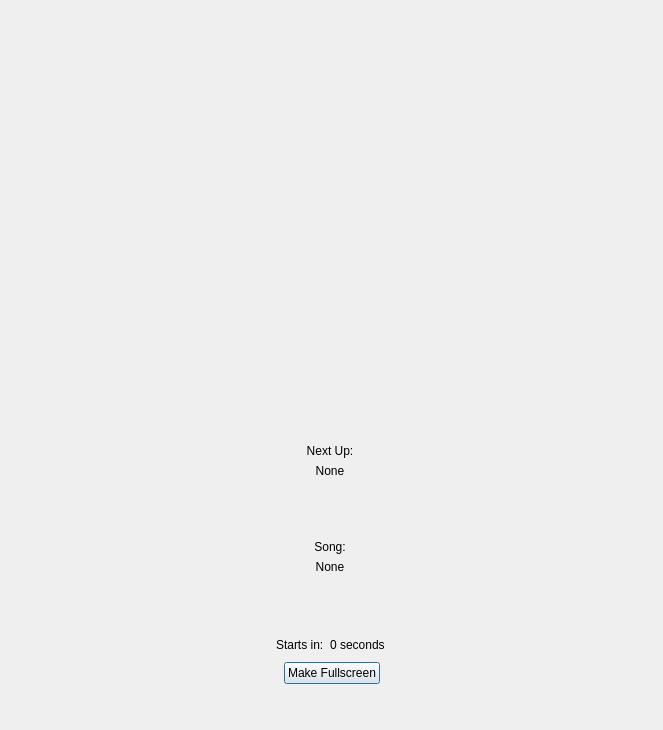
<?xml version="1.0" encoding="UTF-8"?>
<ui version="4.0">
 <class>DlgCdg</class>
 <widget class="QDialog" name="DlgCdg">
  <property name="geometry">
   <rect>
    <x>0</x>
    <y>0</y>
    <width>663</width>
    <height>730</height>
   </rect>
  </property>
  <property name="windowTitle">
   <string>CDG Display</string>
  </property>
  <property name="windowIcon">
   <iconset resource="resources.qrc">
    <normaloff>:/icons/Icons/autokjicon.svg</normaloff>:/icons/Icons/autokjicon.svg</iconset>
  </property>
  <layout class="QVBoxLayout" name="verticalLayout_4">
   <item>
    <widget class="VideoDisplay" name="videoDisplayKar" native="true">
     <property name="sizePolicy">
      <sizepolicy hsizetype="Preferred" vsizetype="Expanding">
       <horstretch>0</horstretch>
       <verstretch>0</verstretch>
      </sizepolicy>
     </property>
     <property name="autoFillBackground">
      <bool>true</bool>
     </property>
     <layout class="QVBoxLayout" name="verticalLayout">
      <property name="spacing">
       <number>0</number>
      </property>
      <property name="leftMargin">
       <number>0</number>
      </property>
      <property name="topMargin">
       <number>0</number>
      </property>
      <property name="rightMargin">
       <number>0</number>
      </property>
      <property name="bottomMargin">
       <number>0</number>
      </property>
      <item>
       <spacer name="verticalSpacer_3">
        <property name="orientation">
         <enum>Qt::Vertical</enum>
        </property>
        <property name="sizeHint" stdset="0">
         <size>
          <width>20</width>
          <height>40</height>
         </size>
        </property>
       </spacer>
      </item>
      <item>
       <layout class="QHBoxLayout" name="horizontalLayout_3">
        <property name="topMargin">
         <number>10</number>
        </property>
        <item>
         <spacer name="horizontalSpacer_5">
          <property name="orientation">
           <enum>Qt::Horizontal</enum>
          </property>
          <property name="sizeHint" stdset="0">
           <size>
            <width>40</width>
            <height>20</height>
           </size>
          </property>
         </spacer>
        </item>
       </layout>
      </item>
     </layout>
    </widget>
   </item>
   <item>
    <widget class="VideoDisplay" name="videoDisplayBm" native="true">
     <property name="sizePolicy">
      <sizepolicy hsizetype="Preferred" vsizetype="Expanding">
       <horstretch>0</horstretch>
       <verstretch>0</verstretch>
      </sizepolicy>
     </property>
     <property name="autoFillBackground">
      <bool>true</bool>
     </property>
     <layout class="QVBoxLayout" name="verticalLayout_2">
      <property name="spacing">
       <number>0</number>
      </property>
      <property name="leftMargin">
       <number>0</number>
      </property>
      <property name="topMargin">
       <number>0</number>
      </property>
      <property name="rightMargin">
       <number>0</number>
      </property>
      <property name="bottomMargin">
       <number>0</number>
      </property>
      <item>
       <spacer name="verticalSpacer_4">
        <property name="orientation">
         <enum>Qt::Vertical</enum>
        </property>
        <property name="sizeHint" stdset="0">
         <size>
          <width>20</width>
          <height>40</height>
         </size>
        </property>
       </spacer>
      </item>
      <item>
       <layout class="QHBoxLayout" name="horizontalLayout_6">
        <property name="topMargin">
         <number>10</number>
        </property>
        <item>
         <spacer name="horizontalSpacer_6">
          <property name="orientation">
           <enum>Qt::Horizontal</enum>
          </property>
          <property name="sizeHint" stdset="0">
           <size>
            <width>40</width>
            <height>20</height>
           </size>
          </property>
         </spacer>
        </item>
       </layout>
      </item>
     </layout>
    </widget>
   </item>
   <item>
    <widget class="QWidget" name="widgetAlert" native="true">
     <property name="sizePolicy">
      <sizepolicy hsizetype="Preferred" vsizetype="Expanding">
       <horstretch>0</horstretch>
       <verstretch>0</verstretch>
      </sizepolicy>
     </property>
     <layout class="QVBoxLayout" name="verticalLayout_3">
      <property name="leftMargin">
       <number>6</number>
      </property>
      <property name="topMargin">
       <number>0</number>
      </property>
      <property name="bottomMargin">
       <number>0</number>
      </property>
      <item>
       <widget class="QLabel" name="label">
        <property name="text">
         <string>Next Up:</string>
        </property>
        <property name="alignment">
         <set>Qt::AlignCenter</set>
        </property>
       </widget>
      </item>
      <item>
       <widget class="QLabel" name="lblNextSinger">
        <property name="text">
         <string>None</string>
        </property>
        <property name="alignment">
         <set>Qt::AlignCenter</set>
        </property>
       </widget>
      </item>
      <item>
       <spacer name="verticalSpacer">
        <property name="orientation">
         <enum>Qt::Vertical</enum>
        </property>
        <property name="sizeHint" stdset="0">
         <size>
          <width>20</width>
          <height>40</height>
         </size>
        </property>
       </spacer>
      </item>
      <item>
       <widget class="QLabel" name="label_2">
        <property name="text">
         <string>Song:</string>
        </property>
        <property name="alignment">
         <set>Qt::AlignCenter</set>
        </property>
       </widget>
      </item>
      <item>
       <widget class="QLabel" name="lblNextSong">
        <property name="text">
         <string>None</string>
        </property>
        <property name="alignment">
         <set>Qt::AlignCenter</set>
        </property>
        <property name="wordWrap">
         <bool>true</bool>
        </property>
       </widget>
      </item>
      <item>
       <spacer name="verticalSpacer_2">
        <property name="orientation">
         <enum>Qt::Vertical</enum>
        </property>
        <property name="sizeHint" stdset="0">
         <size>
          <width>20</width>
          <height>40</height>
         </size>
        </property>
       </spacer>
      </item>
      <item>
       <layout class="QHBoxLayout" name="horizontalLayout">
        <property name="topMargin">
         <number>0</number>
        </property>
        <item>
         <spacer name="horizontalSpacer_2">
          <property name="orientation">
           <enum>Qt::Horizontal</enum>
          </property>
          <property name="sizeHint" stdset="0">
           <size>
            <width>40</width>
            <height>20</height>
           </size>
          </property>
         </spacer>
        </item>
        <item>
         <widget class="QLabel" name="label_4">
          <property name="text">
           <string>Starts in:</string>
          </property>
         </widget>
        </item>
        <item>
         <widget class="QLabel" name="lblSeconds">
          <property name="text">
           <string>0 seconds</string>
          </property>
         </widget>
        </item>
        <item>
         <spacer name="horizontalSpacer">
          <property name="orientation">
           <enum>Qt::Horizontal</enum>
          </property>
          <property name="sizeHint" stdset="0">
           <size>
            <width>40</width>
            <height>20</height>
           </size>
          </property>
         </spacer>
        </item>
       </layout>
      </item>
     </layout>
    </widget>
   </item>
   <item>
    <widget class="QWidget" name="fsToggleWidget" native="true">
     <layout class="QHBoxLayout" name="horizontalLayout_2">
      <property name="spacing">
       <number>0</number>
      </property>
      <property name="topMargin">
       <number>1</number>
      </property>
      <item>
       <spacer name="horizontalSpacer_3">
        <property name="orientation">
         <enum>Qt::Horizontal</enum>
        </property>
        <property name="sizeHint" stdset="0">
         <size>
          <width>40</width>
          <height>0</height>
         </size>
        </property>
       </spacer>
      </item>
      <item>
       <widget class="QPushButton" name="btnToggleFullscreen">
        <property name="text">
         <string>Make Fullscreen</string>
        </property>
       </widget>
      </item>
      <item>
       <spacer name="horizontalSpacer_4">
        <property name="orientation">
         <enum>Qt::Horizontal</enum>
        </property>
        <property name="sizeHint" stdset="0">
         <size>
          <width>40</width>
          <height>0</height>
         </size>
        </property>
       </spacer>
      </item>
     </layout>
    </widget>
   </item>
   <item>
    <layout class="QHBoxLayout" name="horizontalLayout_4">
     <property name="spacing">
      <number>0</number>
     </property>
     <property name="topMargin">
      <number>0</number>
     </property>
     <item>
      <widget class="TickerDisplayWidget" name="scroll" native="true">
       <property name="sizePolicy">
        <sizepolicy hsizetype="Expanding" vsizetype="Minimum">
         <horstretch>0</horstretch>
         <verstretch>0</verstretch>
        </sizepolicy>
       </property>
       <property name="baseSize">
        <size>
         <width>0</width>
         <height>50</height>
        </size>
       </property>
       <layout class="QHBoxLayout" name="horizontalLayout_5">
        <property name="leftMargin">
         <number>0</number>
        </property>
        <property name="topMargin">
         <number>0</number>
        </property>
        <property name="rightMargin">
         <number>0</number>
        </property>
        <property name="bottomMargin">
         <number>0</number>
        </property>
        <item>
         <spacer name="horizontalSpacerScroll">
          <property name="orientation">
           <enum>Qt::Horizontal</enum>
          </property>
          <property name="sizeHint" stdset="0">
           <size>
            <width>40</width>
            <height>20</height>
           </size>
          </property>
         </spacer>
        </item>
       </layout>
      </widget>
     </item>
    </layout>
   </item>
  </layout>
 </widget>
 <customwidgets>
  <customwidget>
   <class>VideoDisplay</class>
   <extends>QWidget</extends>
   <header location="global">videodisplay.h</header>
   <container>1</container>
  </customwidget>
  <customwidget>
   <class>TickerDisplayWidget</class>
   <extends>QWidget</extends>
   <header location="global">tickernew.h</header>
   <container>1</container>
  </customwidget>
 </customwidgets>
 <resources>
  <include location="resources.qrc"/>
 </resources>
 <connections/>
</ui>
